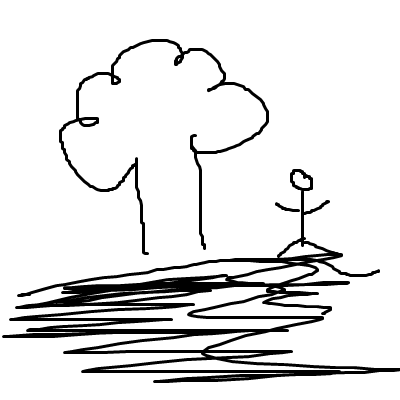
#> input picture resources/img.png, 400 x 400 px
$ python main.py
#> lines starting #> are read from the running program, lines starting #| are printed output that depends on the picture; after the words box and inside, x2 and y2 are one past the last pixel; in counts of white or black regions, pixels touching at a corner belong together
"""I need a main method"""
import sys
import os
import time
import random
from PIL import  Image
from enum import Enum


def main():
   with Image.open ("./resources/img.png") as img:
#> img is the input picture: PIL image 400x400 RGBA; mean R, G, B, A 227.8, 227.8, 227.8, 255
      grayscale = img.convert("L")
      width, height = grayscale.size
#> width = 400; height = 400
      mean = 0
      for x in range(width):
         for y in range(height):
            mean += grayscale.getpixel((x,y))
#> after the loop, mean = 36449922
      mean = mean / (width * height)
#> mean = 227.8
      for x in range(width):
         for y in range(height):
            if grayscale.getpixel((x,y)) > mean:
               grayscale.putpixel((x,y), 0)
            else:
               grayscale.putpixel((x,y), 1)
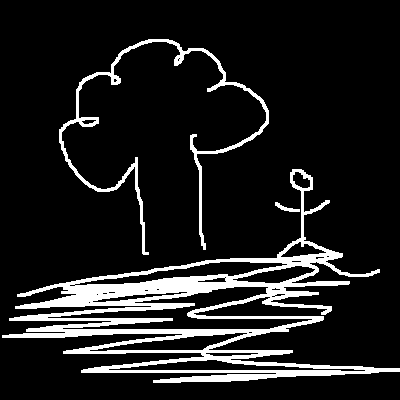
#> grayscale: PIL image 400x400 L; values 0 (black) and 1 (white), 11.9% white; 3 white regions, box (x1, y1, x2, y2) and area: (2, 169, 400, 383) 16087, (59, 39, 269, 255) 2930, (275, 202, 300, 212) 95
      number_of_characters_width = width // 8
#> number_of_characters_width = 50
      number_of_characters_height = height // 16
#> number_of_characters_height = 25
      if number_of_characters_width <= 1 & number_of_characters_height <= 1:
         print ("Image is too small")
      else:
         for y in range(number_of_characters_height):
            line = []
            for x in range(number_of_characters_width):
               values = []
               for i in range(8):
                  for j in range(16):
                     grayvalue = grayscale.getpixel((x*8+i,y*16+j))
                     values.append(str(grayvalue))
               line.append(get_character(values))
            treat_line(line)
   treat_missing_keys()

def treat_line(line):
   line_final = ""
   for char in line:
      line_final = line_final + char
   print(line_final)

def get_character(values):
   char_map_key = retrieve_char_map_key(values)
   max_percentage = 0.1
   max_percentage_char = " "
   for char in thisDict.keys():
      percentage = get_percentage(char_map_key, char)
      if(percentage > max_percentage):
         max_percentage = percentage
         max_percentage_char = thisDict[char]
   if max_percentage==0.7:
      if char_map_key not in thisMissingKeys.keys():
         thisMissingKeys[char_map_key] = 1
      else:
         thisMissingKeys[char_map_key] += 1
   return max_percentage_char

def get_percentage(char_map_key, char):
   percentage = 0
   """print(len(char_map_key))
   print(len(char))"""
   for i in range(len(char_map_key)):
      if char_map_key[i] == char[i]:
         percentage += 1
   return percentage / len(char_map_key)

def retrieve_char_map_key(values):
   returned = ""
   for key in values:
      returned = returned + key
   return returned

def treat_missing_keys():
   max_missing = 2
   missing_keys = []
   for key in thisMissingKeys.keys():
      if thisMissingKeys[key] > max_missing:
         max_missing = thisMissingKeys[key]
         missing_keys.append(key)
   print("max missing: " + str(max_missing))
   for key in missing_keys:
      print(key)


thisDict = {
  "11111111111111111111111111111111111111111111111111111111111111111111111111111111111111111111111111111111111111111111111111111111": "█" ,
  "00000000000000000000000000000000000000000000000000000000000000000000000000000000000000000000000000000000000000000000000000000000": " " ,
  "00000000000000000000000000000000000000000000000000000000000000000000000000000000000000000000000000000000000110000001100000000000": "." ,
  "00011000000110000001100000011000000110000001100000011000000110000001100000011000000110000001100000011000000110000001100000011000": "|" ,
  "11000011110000110110011001100110001001000011110000011000000110000001100000011000001111000010010001100110011001101100001111000011": "X" ,
  "00000000000000000000000000000000000000000000000000000000111111111111111100000000000000000000000000000000000000000000000000000000": "-" ,
  "00000000000000000000000000000000000000000000000000000000000000000000000000000000000000000000000000000000000000001111111111111111": "_" ,
  "11111111111111110000001100000011000000110000001100000011000000110000001100000011000000110000001100000011000000111111111111111111": "]" ,
  "11111111111111111100000011000000110000001100000011000000110000001100000011000000110000001100000011000000110000001111111111111111": "[" ,
  "00011000000110000001100000011000000110000001100000011000000110000001100000011000000111111111111111111111111111110000001100000011": "A" ,
  "11111111111111110000001100000011000000110000001111111111111111111111111111111110000001100000011000000110000001111111111111111111": "B",
  "00011111111111110000001100000011000000110000001100000011000000110000001100000011000000110000001100000011000000110000001100000011": "C",
  "11111111111111110000001100000011000000110000001100000011000000110000001100000011000000110000001100000011000000111111111111111111": "D",
  "11111111111111111100000011000000110000001100000011111111111111111100000011000000110000001100000011000000110000001100000011000000": "F",
  "11000000110000001110000001100000011100000011000000111000000110000001100000011100000011000000111000000110000001110000001100000011": "\\",
  "00000011000000110000011100000110000011100000110000011100000110000001100000111000001100000111000001100000111000001100000011000000": "/",
  "00000000011111110000000001111111000000000111111100000000011111110000000001111111000000000111111100000000011111110000000001111111": "▒"
  }
"""
Imagin each character in the ascii table is represented as a 8x16 matrix of 1s and 0s representing the physichal character design (a 1 will count as a coloured area and the 0 a non-coloured area). in that example an empty space will be represented by 128 zeroes, and the dot character should be something like this "00000000000000000000000000000000000000000000000000000000000000000000000000000000000000000000000000000000000110000001100000000000", or  "11111111111111111100000011000000110000001100000011111111111111111100000011000000110000001100000011000000110000001100000011000000" represents the F character. Can you generate at least 20 examples for a few characters that are really different inside the dictionarym I especially need the parenthesis and \/ L@"*: characters?
"""

thisMissingKeys = {

}


main()
